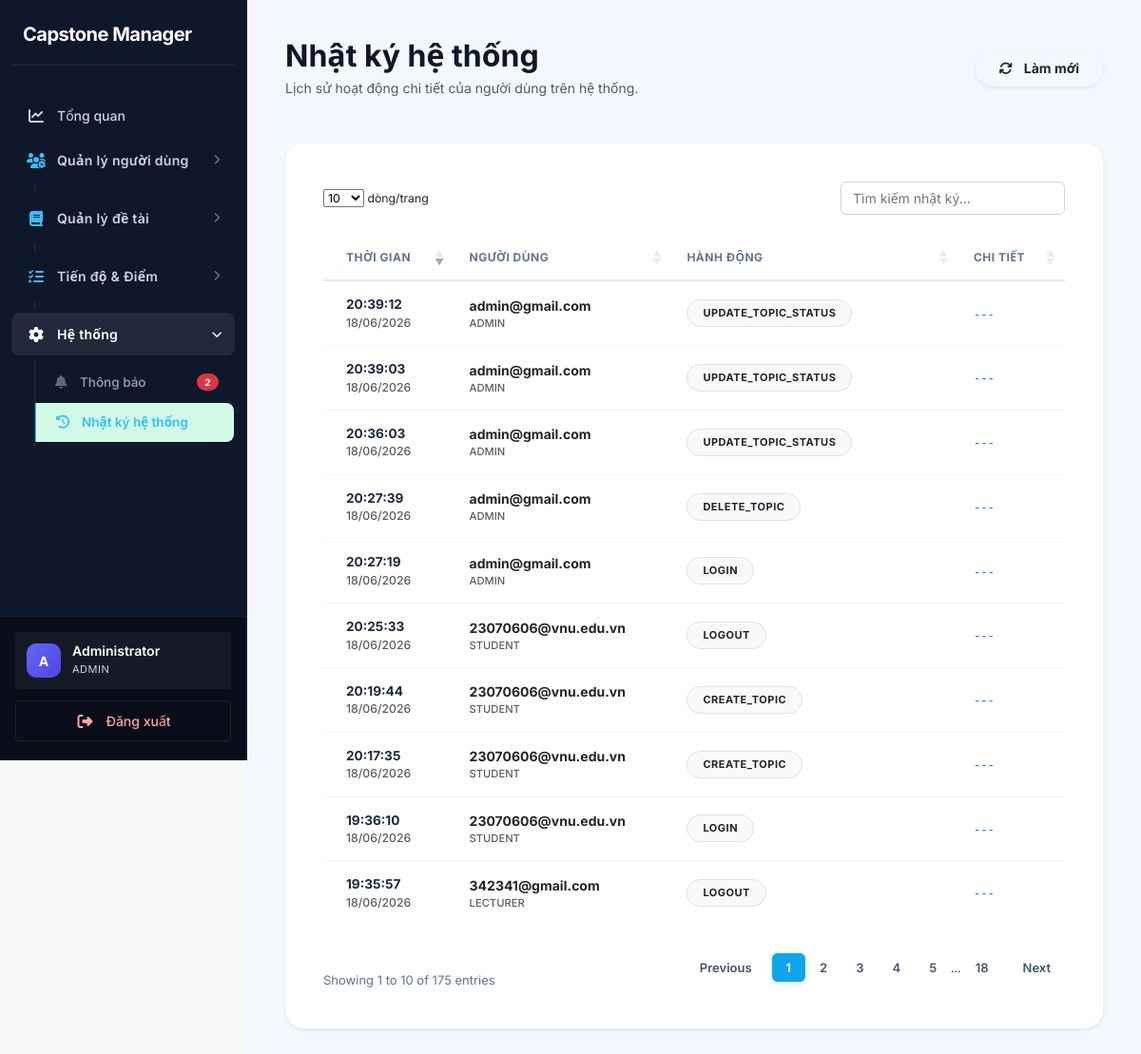
Screenshot of /index.php?page=logs (signed in) with the database file from the repository.
### tables this page shows
CREATE TABLE `system_logs` (
  `id` int(11) NOT NULL,
  `user_id` int(11) DEFAULT NULL,
  `action` text DEFAULT NULL,
  `description` text DEFAULT NULL,
  `created_at` timestamp NOT NULL DEFAULT current_timestamp(),
  `ip_address` varchar(45) DEFAULT NULL,
  `user_agent` varchar(255) DEFAULT NULL,
  `status` enum('success','failed') DEFAULT 'success'
);

CREATE TABLE `users` (
  `id` int(11) NOT NULL,
  `email` varchar(100) NOT NULL,
  `password` varchar(255) NOT NULL,
  `role` enum('admin','student','lecturer') NOT NULL DEFAULT 'student',
  `status` enum('active','locked') DEFAULT 'active',
  `created_at` timestamp NOT NULL DEFAULT current_timestamp()
);

### app/controllers/LogController.php (called while the page is built, shortened)
<?php
class LogController {
    private $logModel;
    public function __construct() {
        $this->logModel = new SystemLog();
    }
    public function index() {
        $logs = $this->logModel->getAll();
        require '../app/views/logs/index.php';
    }
}

### core/Database.php (called while the page is built)
<?php
class Database {
    private static $instance = null;
    private $conn;
    private $host = DB_HOST;
    private $dbname = DB_NAME;
    private $username = DB_USER;
    private $password = DB_PASS;
    private function __construct(){
        try{
            $this->conn = new PDO(
                "mysql:host={$this->host};dbname={$this->dbname};charset=utf8mb4",
                $this->username,
                $this->password
            );
            $this->conn->setAttribute(
                PDO::ATTR_ERRMODE,
                PDO::ERRMODE_EXCEPTION
            );
            $this->conn->setAttribute(
                PDO::ATTR_DEFAULT_FETCH_MODE,
                PDO::FETCH_ASSOC
            );
        }catch(PDOException $e){
            die("Database Error: " . $e->getMessage());
        }
    }
    public static function getInstance(){
        if(self::$instance == null){
            self::$instance = new Database();
        }
        return self::$instance;
    }
    public function getConnection(){
        return $this->conn;
    }
}

### app/models/SystemLog.php (called while the page is built, shortened)
<?php
class SystemLog {
    private $conn;
    public function __construct() {
        $this->conn = Database::getInstance()->getConnection();
    }
    public function getAll() {
        $sql = "SELECT l.*, u.email, u.role
                FROM system_logs l
                LEFT JOIN users u ON l.user_id = u.id
                ORDER BY l.created_at DESC";
        try {
            $stmt = $this->conn->query($sql);
            return $stmt ? $stmt->fetchAll(PDO::FETCH_ASSOC) : [];
        } catch (PDOException $e) {
            return [];
        }
    }
}

### app/views/logs/index.php (the view, shortened to what this page needs)
<?php require '../app/views/layouts/header.php'; ?>
<?php require '../app/views/layouts/sidebar.php'; ?>
<div class="main-content" style="padding: 40px; background-color: #f4f7fe; min-height: 100vh;">
    <div class="d-flex justify-content-between align-items-center mb-5">
        <div>
            <h2 class="fw-bold mb-1" style="color: #0f172a;">Nhật ký hệ thống</h2>
            <p class="text-muted mb-0">Lịch sử hoạt động chi tiết của người dùng trên hệ thống.</p>
        </div>
        <button onclick="window.location.reload()" class="btn btn-white shadow-sm rounded-pill px-4 fw-bold">
            <i class="fa-solid fa-arrows-rotate me-1"></i> Làm mới
        </button>
    </div>
    <div class="card border-0 shadow-sm" style="border-radius: 20px; overflow: hidden;">
        <div class="card-body p-0">
            <div class="table-responsive p-3">
                <table class="table datatable table-hover mb-0" id="systemLogTable">
                    <thead>
                        <tr class="text-muted small">
                            <th class="ps-4">THỜI GIAN</th>
                            <th>NGƯỜI DÙNG</th>
                            <th>HÀNH ĐỘNG</th>
                            <th>CHI TIẾT</th>
                        </tr>
                    </thead>
                    <tbody>
                        <?php if(!empty($logs)): ?>
                            <?php foreach($logs as $log): ?>
                                <tr>
                                    <td class="ps-4">
                                        <div class="fw-bold" style="font-size: 0.85rem;">
                                            <?= date('H:i:s', strtotime($log['created_at'])) ?>
                                        </div>
                                        <div class="text-muted small"><?= date('d/m/Y', strtotime($log['created_at'])) ?></div>
                                    </td>
                                    <td>
                                        <span class="fw-bold text-dark"><?= htmlspecialchars($log['email'] ?? 'Hệ thống') ?></span>
                                        <div class="text-muted small" style="font-size: 0.7rem;"><?= strtoupper($log['role'] ?? 'N/A') ?></div>
                                    </td>
                                    <td>
                                        <span class="badge rounded-pill px-3 py-2 bg-light text-dark border">
                                            <?= htmlspecialchars($log['action']) ?>
                                        </span>
                                    </td>
                                    <td>
                                        <code class="text-primary small"><?= htmlspecialchars($log['details'] ?? '---') ?></code>
                                    </td>
                                </tr>
                            <?php endforeach; ?>
                        <?php endif; ?>
                    </tbody>
                </table>
            </div>
        </div>
    </div>
</div>
<?php require '../app/views/layouts/footer.php'; ?>

### public/assets/css/style.css (style rules this page uses)
:root { --primary: #0f172a; --primary-hover: #1e293b; --secondary: #475569; --success: #059669; --success-light: #d1fae5; --warning: #d97706; --warning-light: #fef3c7; --danger: #dc2626; --danger-light: #fee2e2; --info: #0284c7; --info-light: #e0f2fe; --sidebar-bg: #0f172a; --sidebar-text: #cbd5e1; --sidebar-hover: #1e293b; --sidebar-w: 260px; --bg: #f8f9fa; --surface: #ffffff; --border: #cbd5e1; --border-light: #e2e8f0; --text: #0f172a; --text-muted: #475569; --text-faint: #94a3b8; --radius-sm: 4px; --radius-md: 6px; --radius-lg: 8px; --radius-xl: 8px; --radius-2xl: 12px; --shadow-sm: 0 1px 2px rgba(0, 0, 0, 0.05); --shadow-md: 0 4px 6px -1px rgba(0, 0, 0, 0.1), 0 2px 4px -1px rgba(0, 0, 0, 0.06); --shadow-lg: 0 10px 15px -3px rgba(0, 0, 0, 0.1), 0 4px 6px -2px rgba(0, 0, 0, 0.05); --shadow-hover: 0 10px 15px -3px rgba(0, 0, 0, 0.1); --font: 'Inter', system-ui, -apple-system, sans-serif; --transition: all 0.2s ease-in-out; }
*, *::before, *::after { box-sizing: border-box; margin: 0; padding: 0; }
body { font-family: var(--font); background: var(--bg); color: var(--text); font-size: 14px; line-height: 1.5; -webkit-font-smoothing: antialiased; }
.main-content { margin-left: var(--sidebar-w); min-height: 100vh; padding: 32px; background: var(--bg); }
.card, .dashboard-box, .table-container, .form-container, .detail-container, .custom-card { background: var(--surface); border-radius: var(--radius-xl); border: 1px solid var(--border-light); box-shadow: var(--shadow-sm); padding: 24px; margin-bottom: 24px; }
.table { width: 100%; border-collapse: separate; border-spacing: 0; margin: 0; font-size: 14px; }
.table thead th { font-weight: 700; text-transform: uppercase; letter-spacing: 0.5px; font-size: 12px; color: #64748b; padding: 14px 16px; background: #ffffff; border-bottom: 2px solid #e2e8f0; white-space: nowrap; border-top: none; }
.table tbody td { padding: 14px 16px; vertical-align: middle; color: #1e293b; border-bottom: 1px solid #f1f5f9; font-weight: 500; }
.table tbody tr:last-child td { border-bottom: none; }
.btn { display: inline-flex; align-items: center; justify-content: center; gap: 8px; padding: 8px 16px; font-size: 14px; font-weight: 600; border: 1px solid transparent; border-radius: 6px; cursor: pointer; transition: all 0.2s ease; line-height: 1.5; }
.badge { display: inline-flex; align-items: center; justify-content: center; padding: 6px 12px; border-radius: 100px; font-size: 11px; font-weight: 700; text-transform: uppercase; letter-spacing: 0.5px; border: none; }

### rows the page displays
system_logs: created_at "20:39:12", created_at "18/06/2026", user.email "admin@gmail.com", user.role "ADMIN", action "UPDATE_TOPIC_STATUS", details "---"
system_logs: created_at "20:39:03", created_at "18/06/2026", user.email "admin@gmail.com", user.role "ADMIN", action "UPDATE_TOPIC_STATUS", details "---"
system_logs: created_at "20:36:03", created_at "18/06/2026", user.email "admin@gmail.com", user.role "ADMIN", action "UPDATE_TOPIC_STATUS", details "---"
system_logs: created_at "20:27:39", created_at "18/06/2026", user.email "admin@gmail.com", user.role "ADMIN", action "DELETE_TOPIC", details "---"
system_logs: created_at "20:27:19", created_at "18/06/2026", user.email "admin@gmail.com", user.role "ADMIN", action "LOGIN", details "---"
system_logs: created_at "20:25:33", created_at "18/06/2026", user.email "23070606@vnu.edu.vn", user.role "STUDENT", action "LOGOUT", details "---"
system_logs: created_at "20:19:44", created_at "18/06/2026", user.email "23070606@vnu.edu.vn", user.role "STUDENT", action "CREATE_TOPIC", details "---"
system_logs: created_at "20:17:35", created_at "18/06/2026", user.email "23070606@vnu.edu.vn", user.role "STUDENT", action "CREATE_TOPIC", details "---"
system_logs: created_at "19:36:10", created_at "18/06/2026", user.email "23070606@vnu.edu.vn", user.role "STUDENT", action "LOGIN", details "---"
system_logs: created_at "19:35:57", created_at "18/06/2026", user.email "342341@gmail.com", user.role "LECTURER", action "LOGOUT", details "---"

### other values shown
$unreadNotifCount "2"
$avatarChar "A"
$displayName "Administrator"
$_SESSION['user']['role'] "ADMIN"
